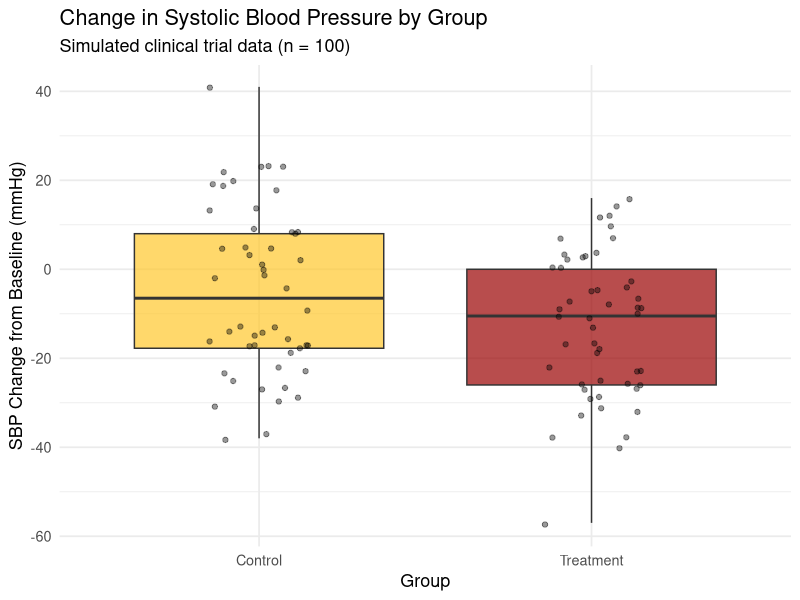

Reproduce this figure in R.
# =============================================================================
# PM599 Week 1 Lab — Vibe Coding Demo
# Session: May 26, 2026
# =============================================================================
#
# WHAT IS VIBE CODING?
# Vibe coding means using an AI tool (ChatGPT, Claude, Gemini) to help you
# write, explain, and debug code iteratively. You describe what you want in
# plain language; the AI drafts code; you review, test, and refine together.
#
# THE GOLDEN RULE: You are responsible for every line.
# AI makes mistakes. Always read, understand, and test the code it produces
# before trusting the output.
#
# HOW TO USE THIS SCRIPT:
# Run it section by section. At each [AI PROMPT] comment, try asking an AI
# tool to help you modify or extend the code as instructed.
# =============================================================================

# -----------------------------------------------------------------------------
# SECTION 1: Setup
# -----------------------------------------------------------------------------

# Install packages if needed (run once, then comment out)
# install.packages(c("ggplot2", "dplyr", "survival", "survminer"))

library(ggplot2)
library(dplyr)

# -----------------------------------------------------------------------------
# SECTION 2: Simulate a Dataset
# -----------------------------------------------------------------------------
# We will simulate a simple clinical trial dataset.
# Two treatment groups; continuous outcome (systolic blood pressure at 6 months).

set.seed(42)
n <- 100  # total sample size

sim_data <- data.frame(
  patient_id  = 1:n,
  group       = rep(c("Treatment", "Control"), each = n / 2),
  age         = round(rnorm(n, mean = 55, sd = 10)),
  baseline_sbp = round(rnorm(n, mean = 145, sd = 15)),   # mmHg
  followup_sbp = c(
    round(rnorm(n / 2, mean = 130, sd = 12)),  # Treatment: larger reduction
    round(rnorm(n / 2, mean = 140, sd = 12))   # Control:   smaller reduction
  )
)

# Compute change from baseline
sim_data <- sim_data |>
  mutate(sbp_change = followup_sbp - baseline_sbp)

# Quick look at the data
head(sim_data)
summary(sim_data)

# [AI PROMPT 1] ---------------------------------------------------------------
# "Looking at the sim_data data frame, write R code to compute the mean and
#  standard deviation of sbp_change separately for the Treatment and Control
#  groups. Show the result in a tidy table."
# Paste the AI's code below and test it:

# < paste AI code here >


# -----------------------------------------------------------------------------
# SECTION 3: Visualize the Outcome
# -----------------------------------------------------------------------------

# Box plot of SBP change by group
ggplot(sim_data, aes(x = group, y = sbp_change, fill = group)) +
  geom_boxplot(alpha = 0.7) +
  geom_jitter(width = 0.15, alpha = 0.4, size = 1.5) +
  scale_fill_manual(values = c("Treatment" = "#990000", "Control" = "#FFC72C")) +
  labs(
    title    = "Change in Systolic Blood Pressure by Group",
    subtitle = "Simulated clinical trial data (n = 100)",
    x        = "Group",
    y        = "SBP Change from Baseline (mmHg)",
    fill     = "Group"
  ) +
  theme_minimal(base_size = 13) +
  theme(legend.position = "none")

# [AI PROMPT 2] ---------------------------------------------------------------
# "Modify the ggplot code above to also add a horizontal dashed line at y = 0
#  to mark no change, and add the mean of each group as a red diamond point."
# Paste the AI's code below and test it:

# < paste AI code here >


# -----------------------------------------------------------------------------
# SECTION 4: Statistical Test
# -----------------------------------------------------------------------------

# Two-sample t-test: is the mean SBP change different between groups?
t_result <- t.test(sbp_change ~ group, data = sim_data)
print(t_result)

# [AI PROMPT 3] ---------------------------------------------------------------
# "Explain the output of the t.test() result above in plain language, suitable
#  for a methods section of a clinical paper. Include the test statistic,
#  degrees of freedom, p-value, and 95% confidence interval."
# Paste the AI's explanation below as a comment:

# AI explanation:
#


# -----------------------------------------------------------------------------
# SECTION 5: Simple Linear Regression
# -----------------------------------------------------------------------------

# Does age predict the magnitude of SBP reduction?
lm_fit <- lm(sbp_change ~ age + group, data = sim_data)
summary(lm_fit)

# [AI PROMPT 4] ---------------------------------------------------------------
# "Write R code to create a scatter plot of age (x-axis) vs. sbp_change
#  (y-axis), with separate regression lines for Treatment and Control groups,
#  using ggplot2. Color the points and lines by group using USC colors
#  (#990000 for Treatment, #FFC72C for Control)."
# Paste the AI's code below and test it:

# < paste AI code here >


# -----------------------------------------------------------------------------
# SECTION 6: Your Turn — Modify the Scenario
# -----------------------------------------------------------------------------

# [EXERCISE] ------------------------------------------------------------------
# Use an AI tool to help you modify this analysis for a different scenario.
# Pick ONE of the following and ask the AI to rewrite the simulation:
#
#   a) Change the outcome to a binary variable (e.g., "responded to treatment:
#      yes/no") and run a chi-squared test instead of a t-test.
#
#   b) Add a third group (e.g., "Low Dose", "High Dose", "Control") and use
#      a one-way ANOVA instead of a t-test.
#
#   c) Add a covariate (e.g., sex: male/female) and extend the regression model
#      to include it as an additional predictor.
#
# Suggested prompt template:
# "I have this R simulation code [paste Section 2]. Modify it so that [describe
#  your chosen scenario]. Then update the statistical test accordingly."
#
# Paste your modified code below:

# < paste modified code here >


# =============================================================================
# END OF SCRIPT
# Remember: read, understand, and test every line the AI produces.
# If the code runs but gives unexpected results, that is just as important
# to investigate as code that throws an error.
# =============================================================================
